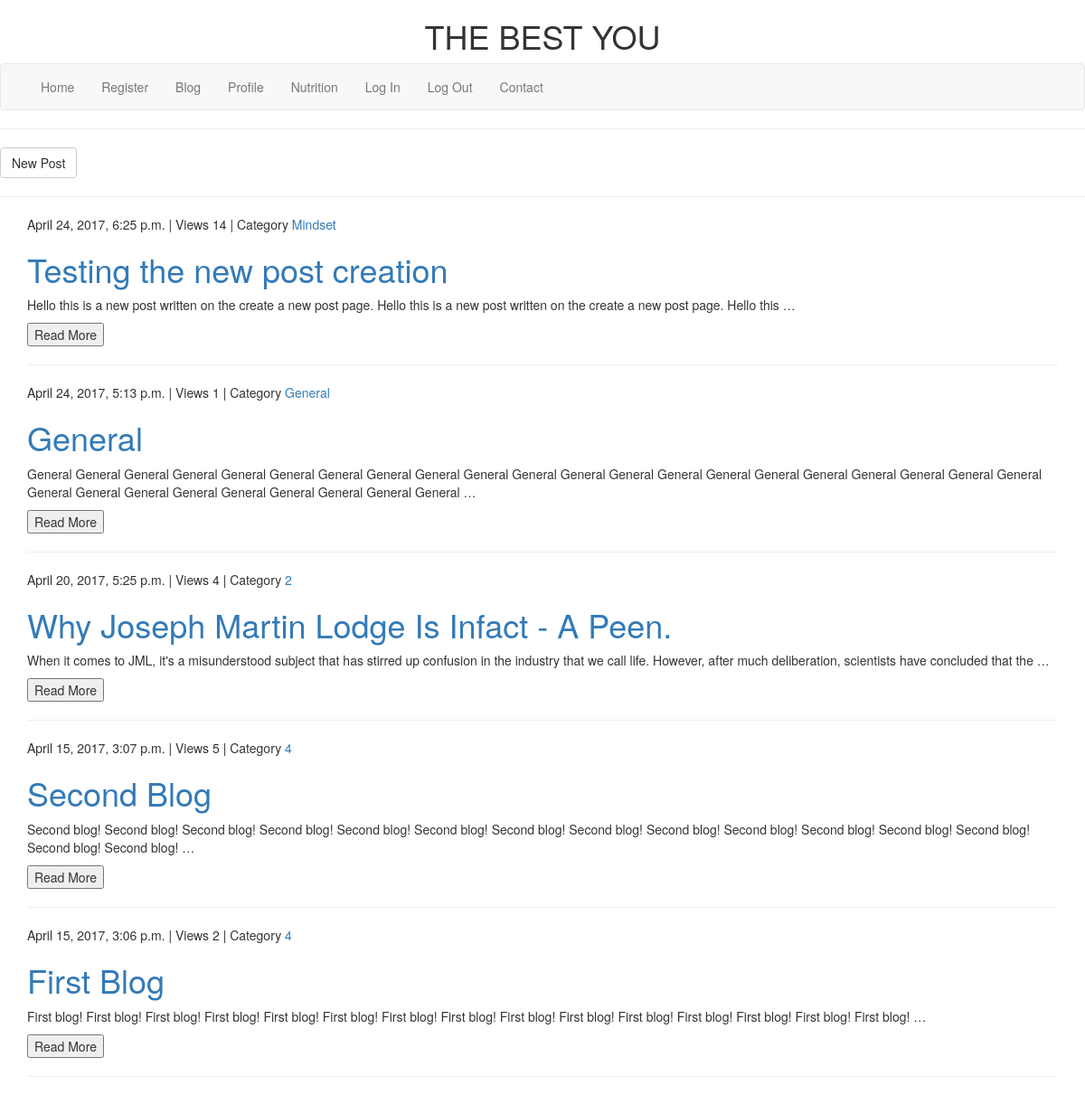
The page /blog/ on the database as committed earlier.
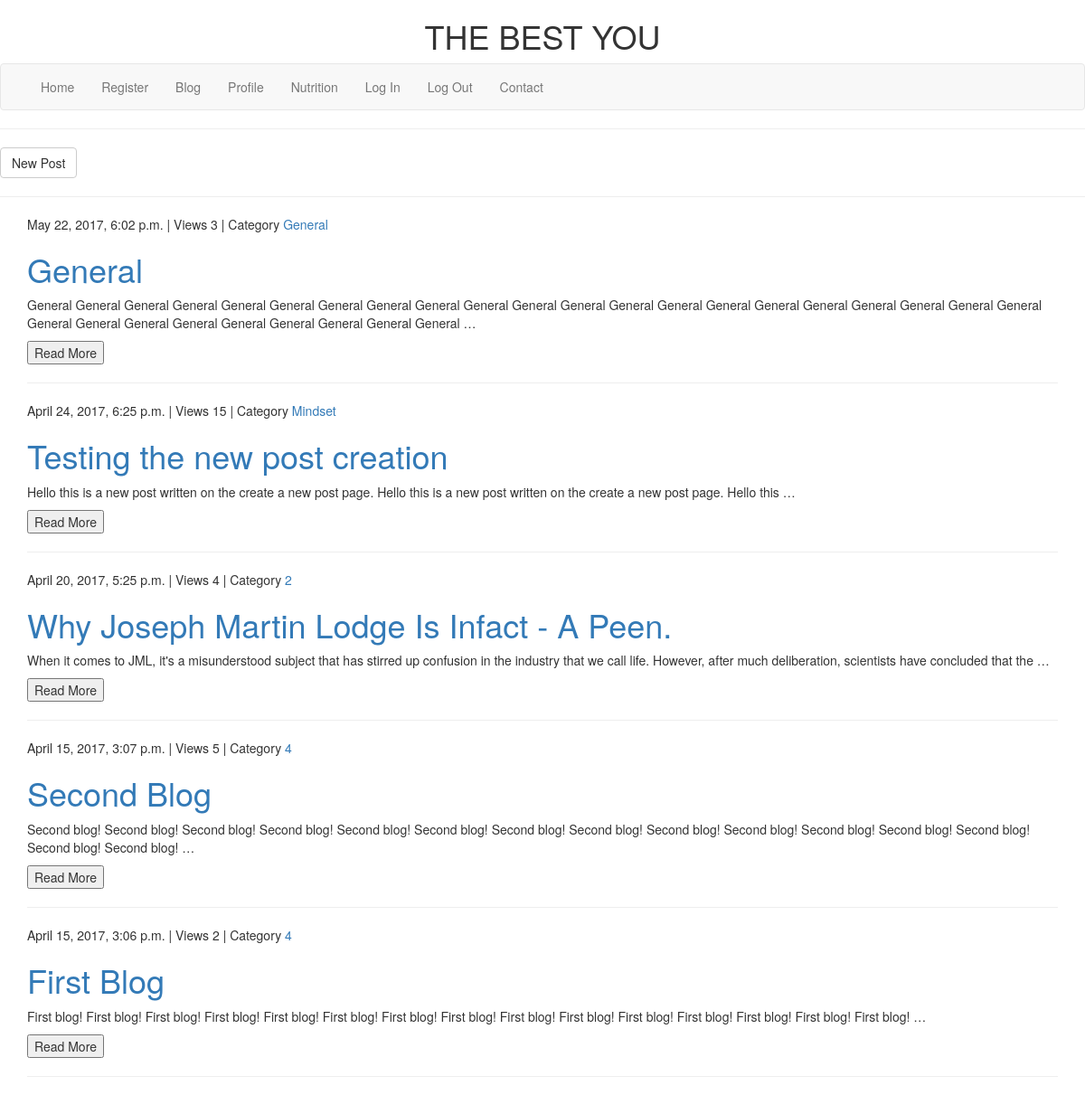
The same page on the database as committed later.
### blog/models.py (models this page shows, shortened)
class Post(models.Model):
    author = models.ForeignKey('auth.User')
    title = models.CharField(max_length=250)
    content = models.TextField()
    date_created = models.DateTimeField(auto_now_add=True)
    date_published = models.DateTimeField(blank=True, null=True)
    views = models.IntegerField(default=0)
    category = models.CharField(max_length=9, choices=categories, default='General')
    image = models.ImageField(upload_to='blog_images', blank=True)

### blog/views.py (the view)
# urls.py: url(r'^blog/$', blog_views.post_list, name='post_list'),
def post_list(request):
    posts = Post.objects.filter(date_published__lte=timezone.now()).order_by('-date_published')
    args = {'posts': posts}
    return render(request, 'blog/blogposts.html', args)

### templates/blog/blogposts.html
{% extends 'base.html' %}
{% block content %}
    <hr>
    <button class="btn btn-default" onclick="location.href='{% url 'new_post' %}'">New Post</button>
    <hr>
    {% for post in posts %}
        <div class="container">
            <div>{{ post.date_published }} | Views {{ post.views }} | Category <a href="#">{{ post.category }}</a> </div>
            <h1><a href="">{{ post.title }}</a></h1>
            <p>{{ post.content|truncatewords:30 }}</p>
            <p><button onclick="location.href={{ post.id }}">Read More</button></p>
            <hr>
        </div>
    {% endfor %}
{% endblock %}

### templates/base.html (shortened to what this page needs)
{% load staticfiles %}
<!DOCTYPE html>
<html lang="en">
<head>
    <link rel="stylesheet" href="{% static "css/style.css" %}">
    <link rel="stylesheet" href="https://maxcdn.bootstrapcdn.com/bootstrap/3.3.7/css/bootstrap.min.css">
</head>
<body>
    <div class="container center-content">
        <h1>THE BEST YOU</h1>
    </div>
<nav role="navigation" class="navbar navbar-default">
    <div class="container">
        <ul class="nav navbar-nav">
            <li><a href="/">Home</a></li>
            <li><a href="{% url 'register' %}">Register</a></li>
            <li><a href="{% url 'post_list' %}">Blog</a></li>
            <li><a href="{% url 'profile' %}">Profile</a></li>
            <li><a href="{% url 'search_name' %}">Nutrition</a></li>
            <li><a href="{% url 'login' %}">Log In</a></li>
            <li><a href="{% url 'logout' %}">Log Out</a></li>
            <li><a href="{% url 'contact' %}">Contact</a></li>
        </ul>
    </div>
</nav>
{% block content %}
{% endblock %}
</body>
</html>

### static/css/style.css (style rules this page uses)
body { background-color: antiquewhite; }
.center-content { text-align: center; margin-left: auto; margin-right: auto; }

Rows that differ between the two databases and show on the page:
changed Post "General": date_published "April 24, 2017, 5:13 p.m." → "May 22, 2017, 6:02 p.m."; views "1" → "3"; moves up the list
changed Post "Testing the new post creation": views "14" → "15"
